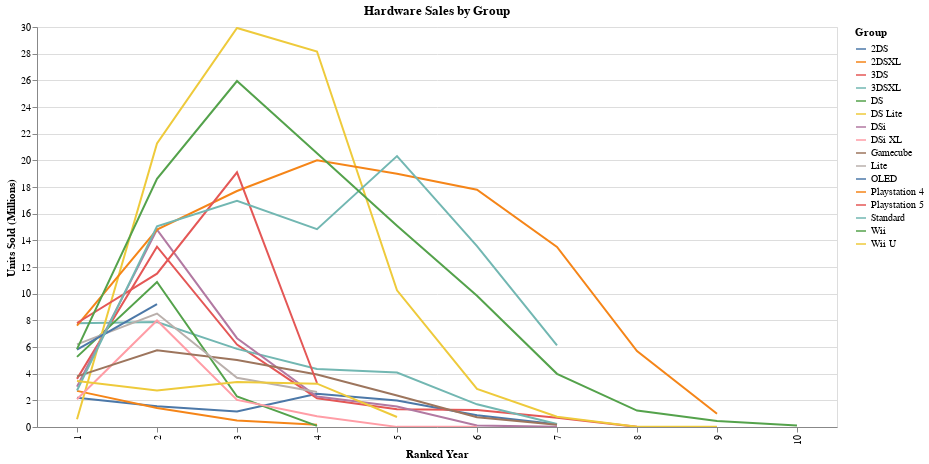

Notebook code cell kept with this figure:
### Code cell
selection = alt.selection_point(fields=['Group'], bind='legend')
opacity = alt.condition(selection, alt.value(1), alt.value(0.2))

alt.Chart(df_ranked).mark_line().encode(
    x=alt.X("rk_date:N", title="Ranked Year"),
    y=alt.Y("Qty:Q", title="Units Sold (Millions)"),
    color=alt.Color("Group:N", title="Group"),
    tooltip=["Group", "Date", "Qty"],
    opacity=opacity)\
.add_params(selection)\
.properties(
    title="Hardware Sales by Group",
    width=800,
    height=400
).interactive()

### Figure 1 — Vega-Lite specification as saved in the notebook (floating-point values rounded to 4 significant figures)
{"config": {"view": {"continuousWidth": 300, "continuousHeight": 300}}, "data": {"name": "data-b82c8cec1cb807b59c12f68f136c9d06"}, "mark": {"type": "line"}, "encoding": {"color": {"field": "Group", "title": "Group", "type": "nominal"}, "opacity": {"condition": {"param": "param_1", "value": 1}, "value": 0.2}, "tooltip": [{"field": "Group", "type": "nominal"}, {"field": "Date", "type": "temporal"}, {"field": "Qty", "type": "quantitative"}], "x": {"field": "rk_date", "title": "Ranked Year", "type": "nominal"}, "y": {"field": "Qty", "title": "Units Sold (Millions)", "type": "quantitative"}}, "height": 400, "params": [{"name": "param_1", "select": {"type": "point", "fields": ["Group"]}, "bind": "legend"}, {"name": "param_2", "select": {"type": "interval", "encodings": ["x", "y"]}, "bind": "scales"}], "title": "Hardware Sales by Group", "width": 800, "$schema": "https://vega.github.io/schema/vega-lite/v5.8.0.json", "datasets": {"data-b82c8cec1cb807b59c12f68f136c9d06": [{"Group": "2DS", "Date": "2014-03-31T00:00:00", "Qty": 2.2, "rk_date": 1}, {"Group": "2DS", "Date": "2015-03-31T00:00:00", "Qty": 1.55, "rk_date": 2}, {"Group": "2DS", "Date": "2016-03-31T00:00:00", "Qty": 1.17, "rk_date": 3}, {"Group": "2DS", "Date": "2017-03-31T00:00:00", "Qty": 2.5, "rk_date": 4}, {"Group": "2DS", "Date": "2018-03-31T00:00:00", "Qty": 1.99, "rk_date": 5}, {"Group": "2DS", "Date": "2019-03-31T00:00:00", "Qty": 0.88, "rk_date": 6}, {"Group": "2DS", "Date": "2020-03-31T00:00:00", "Qty": 0.2, "rk_date": 7}, {"Group": "2DSXL", "Date": "2018-03-31T00:00:00", "Qty": 2.71, "rk_date": 1}, {"Group": "2DSXL", "Date": "2019-03-31T00:00:00", "Qty": 1.43, "rk_date": 2}, {"Group": "2DSXL", "Date": "2020-03-31T00:00:00", "Qty": 0.49, "rk_date": 3}, {"Group": "2DSXL", "Date": "2021-03-31T00:00:00", "Qty": 0.17, "rk_date": 4}, {"Group": "3DS", "Date": "2011-03-31T00:00:00", "Qty": 3.61, "rk_date": 1}, {"Group": "3DS", "Date": "2012-03-31T00:00:00", "Qty": 13.52, "rk_date": 2}, {"Group": "3DS", "Date": "2013-03-31T00:00:00", "Qty": 6.18, "rk_date": 3}, {"Group": "3DS", "Date": "2014-03-31T00:00:00", "Qty": 2.16, "rk_date": 4}, {"Group": "3DS", "Date": "2015-03-31T00:00:00", "Qty": 1.33, "rk_date": 5}, {"Group": "3DS", "Date": "2016-03-31T00:00:00", "Qty": 1.27, "rk_date": 6}, {"Group": "3DS", "Date": "2017-03-31T00:00:00", "Qty": 0.7, "rk_date": 7}, {"Group": "3DS", "Date": "2018-03-31T00:00:00", "Qty": 0.01, "rk_date": 8}, {"Group": "3DSXL", "Date": "2013-03-31T00:00:00", "Qty": 7.78, "rk_date": 1}, {"Group": "3DSXL", "Date": "2014-03-31T00:00:00", "Qty": 7.88, "rk_date": 2}, {"Group": "3DSXL", "Date": "2015-03-31T00:00:00", "Qty": 5.86, "rk_date": 3}, {"Group": "3DSXL", "Date": "2016-03-31T00:00:00", "Qty": 4.35, "rk_date": 4}, {"Group": "3DSXL", "Date": "2017-03-31T00:00:00", "Qty": 4.08, "rk_date": 5}, {"Group": "3DSXL", "Date": "2018-03-31T00:00:00", "Qty": 1.7, "rk_date": 6}, {"Group": "3DSXL", "Date": "2019-03-31T00:00:00", "Qty": 0.23, "rk_date": 7}, {"Group": "DS", "Date": "2005-03-31T00:00:00", "Qty": 5.26, "rk_date": 1}, {"Group": "DS", "Date": "2006-03-31T00:00:00", "Qty": 10.88, "rk_date": 2}, {"Group": "DS", "Date": "2007-03-31T00:00:00", "Qty": 2.29, "rk_date": 3}, {"Group": "DS", "Date": "2008-03-31T00:00:00", "Qty": 0.08, "rk_date": 4}, {"Group": "DS Lite", "Date": "2006-03-31T00:00:00", "Qty": 0.58, "rk_date": 1}, {"Group": "DS Lite", "Date": "2007-03-31T00:00:00", "Qty": 21.27, "rk_date": 2}, {"Group": "DS Lite", "Date": "2008-03-31T00:00:00", "Qty": 29.93, "rk_date": 3}, {"Group": "DS Lite", "Date": "2009-03-31T00:00:00", "Qty": 28.16, "rk_date": 4}, {"Group": "DS Lite", "Date": "2010-03-31T00:00:00", "Qty": 10.25, "rk_date": 5}, {"Group": "DS Lite", "Date": "2011-03-31T00:00:00", "Qty": 2.86, "rk_date": 6}, {"Group": "DS Lite", "Date": "2012-03-31T00:00:00", "Qty": 0.77, "rk_date": 7}, {"Group": "DS Lite", "Date": "2013-03-31T00:00:00", "Qty": 0.02, "rk_date": 8}, {"Group": "DS Lite", "Date": "2016-03-31T00:00:00", "Qty": 0.01, "rk_date": 9}, {"Group": "DSi", "Date": "2009-03-31T00:00:00", "Qty": 3.03, "rk_date": 1}, {"Group": "DSi", "Date": "2010-03-31T00:00:00", "Qty": 14.8, "rk_date": 2}, {"Group": "DSi", "Date": "2011-03-31T00:00:00", "Qty": 6.66, "rk_date": 3}, {"Group": "DSi", "Date": "2012-03-31T00:00:00", "Qty": 2.29, "rk_date": 4}, {"Group": "DSi", "Date": "2013-03-31T00:00:00", "Qty": 1.54, "rk_date": 5}, {"Group": "DSi", "Date": "2014-03-31T00:00:00", "Qty": 0.11, "rk_date": 6}, {"Group": "DSi", "Date": "2015-03-31T00:00:00", "Qty": 0.01, "rk_date": 7}, {"Group": "DSi XL", "Date": "2010-03-31T00:00:00", "Qty": 2.08, "rk_date": 1}, {"Group": "DSi XL", "Date": "2011-03-31T00:00:00", "Qty": 7.99, "rk_date": 2}, {"Group": "DSi XL", "Date": "2012-03-31T00:00:00", "Qty": 2.03, "rk_date": 3}, {"Group": "DSi XL", "Date": "2013-03-31T00:00:00", "Qty": 0.8, "rk_date": 4}, {"Group": "DSi XL", "Date": "2014-03-31T00:00:00", "Qty": 0.01, "rk_date": 5}, {"Group": "DSi XL", "Date": "2015-03-31T00:00:00", "Qty": 0.01, "rk_date": 6}, {"Group": "Gamecube", "Date": "2002-03-31T00:00:00", "Qty": 3.8, "rk_date": 1}, {"Group": "Gamecube", "Date": "2003-03-31T00:00:00", "Qty": 5.75, "rk_date": 2}, {"Group": "Gamecube", "Date": "2004-03-31T00:00:00", "Qty": 5.03, "rk_date": 3}, {"Group": "Gamecube", "Date": "2005-03-31T00:00:00", "Qty": 3.93, "rk_date": 4}, {"Group": "Gamecube", "Date": "2006-03-31T00:00:00", "Qty": 2.36, "rk_date": 5}, {"Group": "Gamecube", "Date": "2007-03-31T00:00:00", "Qty": 0.73, "rk_date": 6}, {"Group": "Gamecube", "Date": "2008-03-31T00:00:00", "Qty": 0.16, "rk_date": 7}, {"Group": "Lite", "Date": "2020-03-31T00:00:00", "Qty": 6.2, "rk_date": 1}, {"Group": "Lite", "Date": "2021-03-31T00:00:00", "Qty": 8.51, "rk_date": 2}, {"Group": "Lite", "Date": "2022-03-31T00:00:00", "Qty": 3.69, "rk_date": 3}, {"Group": "Lite", "Date": "2023-03-31T00:00:00", "Qty": 2.62, "rk_date": 4}, {"Group": "OLED", "Date": "2022-03-31T00:00:00", "Qty": 5.8, "rk_date": 1}, {"Group": "OLED", "Date": "2023-03-31T00:00:00", "Qty": 9.22, "rk_date": 2}, {"Group": "Playstation 4", "Date": "2014-03-31T00:00:00", "Qty": 7.6, "rk_date": 1}, {"Group": "Playstation 4", "Date": "2015-03-31T00:00:00", "Qty": 14.8, "rk_date": 2}, {"Group": "Playstation 4", "Date": "2016-03-31T00:00:00", "Qty": 17.7, "rk_date": 3}, {"Group": "Playstation 4", "Date": "2017-03-31T00:00:00", "Qty": 20.0, "rk_date": 4}, {"Group": "Playstation 4", "Date": "2018-03-31T00:00:00", "Qty": 19.0, "rk_date": 5}, {"Group": "Playstation 4", "Date": "2019-03-31T00:00:00", "Qty": 17.8, "rk_date": 6}, {"Group": "Playstation 4", "Date": "2020-03-31T00:00:00", "Qty": 13.5, "rk_date": 7}, {"Group": "Playstation 4", "Date": "2021-03-31T00:00:00", "Qty": 5.7, "rk_date": 8}, {"Group": "Playstation 4", "Date": "2022-03-31T00:00:00", "Qty": 1.0, "rk_date": 9}, {"Group": "Playstation 5", "Date": "2021-03-31T00:00:00", "Qty": 7.8, "rk_date": 1}, {"Group": "Playstation 5", "Date": "2022-03-31T00:00:00", "Qty": 11.5, "rk_date": 2}, {"Group": "Playstation 5", "Date": "2023-03-31T00:00:00", "Qty": 19.1, "rk_date": 3}, {"Group": "Playstation 5", "Date": "2024-03-31T00:00:00", "Qty": 3.3, "rk_date": 4}, {"Group": "Standard", "Date": "2017-03-31T00:00:00", "Qty": 2.74, "rk_date": 1}, {"Group": "Standard", "Date": "2018-03-31T00:00:00", "Qty": 15.05, "rk_date": 2}, {"Group": "Standard", "Date": "2019-03-31T00:00:00", "Qty": 16.97, "rk_date": 3}, {"Group": "Standard", "Date": "2020-03-31T00:00:00", "Qty": 14.84, "rk_date": 4}, {"Group": "Standard", "Date": "2021-03-31T00:00:00", "Qty": 20.32, "rk_date": 5}, {"Group": "Standard", "Date": "2022-03-31T00:00:00", "Qty": 13.56, "rk_date": 6}, {"Group": "Standard", "Date": "2023-03-31T00:00:00", "Qty": 6.13, "rk_date": 7}, {"Group": "Wii", "Date": "2007-03-31T00:00:00", "Qty": 5.84, "rk_date": 1}, {"Group": "Wii", "Date": "2008-03-31T00:00:00", "Qty": 18.61, "rk_date": 2}, {"Group": "Wii", "Date": "2009-03-31T00:00:00", "Qty": 25.95, "rk_date": 3}, {"Group": "Wii", "Date": "2010-03-31T00:00:00", "Qty": 20.54, "rk_date": 4}, {"Group": "Wii", "Date": "2011-03-31T00:00:00", "Qty": 15.09, "rk_date": 5}, {"Group": "Wii", "Date": "2012-03-31T00:00:00", "Qty": 9.84, "rk_date": 6}, {"Group": "Wii", "Date": "2013-03-31T00:00:00", "Qty": 3.99, "rk_date": 7}, {"Group": "Wii", "Date": "2014-03-31T00:00:00", "Qty": 1.23, "rk_date": 8}, {"Group": "Wii", "Date": "2015-03-31T00:00:00", "Qty": 0.45, "rk_date": 9}, {"Group": "Wii", "Date": "2016-03-31T00:00:00", "Qty": 0.11, "rk_date": 10}, {"Group": "Wii U", "Date": "2013-03-31T00:00:00", "Qty": 3.45, "rk_date": 1}, {"Group": "Wii U", "Date": "2014-03-31T00:00:00", "Qty": 2.73, "rk_date": 2}, {"Group": "Wii U", "Date": "2015-03-31T00:00:00", "Qty": 3.38, "rk_date": 3}, {"Group": "Wii U", "Date": "2016-03-31T00:00:00", "Qty": 3.25, "rk_date": 4}, {"Group": "Wii U", "Date": "2017-03-31T00:00:00", "Qty": 0.75, "rk_date": 5}]}}
